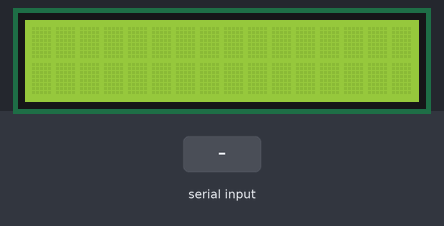
Recording of a sketch running on a simulated Arduino Uno, built with avr-gcc and run on an emulated ATmega328P. Shown: 16×2 character LCD. The inputs (shaded band) are chosen by the test bench.

Above: at 1.2 s.
1.3 s: "1" received over Serial
At 2.5 s:
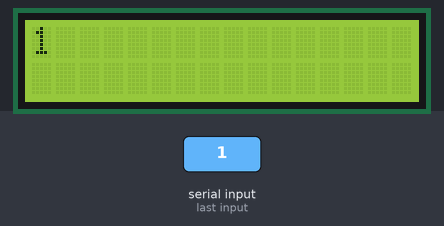
2.9 s: "0" received over Serial
At 3.7 s:
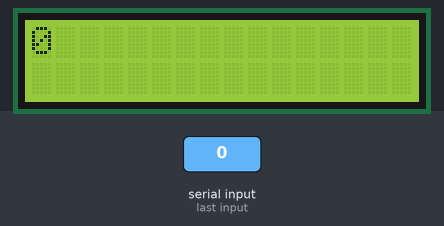
4.5 s: "2" received over Serial
At 4.9 s:
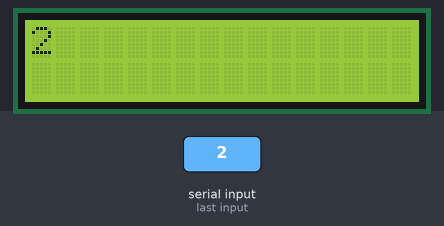
Timing chart, 0 to 7.5 s (numbered marks = the images above; inputs shaded):
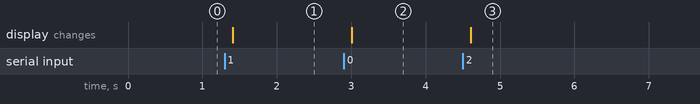

The sketch:

09_06_I2C_1602LCD_SerialDisplay.ino
```cpp
/* Coding Array STARTER Kit for Arduino

   CAK Starter Code 09_06_I2C_1602LCD_SerialDisplay

/*  This sketch shows that 1602 LCD uses I2C communication.
    Try printing the entered characters in the serial window.

    made by Arduinostory
    we@arduinostory.com
*/

#include <Wire.h>
#include <LiquidCrystal_I2C.h>

LiquidCrystal_I2C lcd(0x27, 16, 2); // Set the LCD I2C address. Use 16 Space 2-line LCD.

void setup() {
  lcd.init();
  lcd.backlight();                // Turn on the backlight. (lcd.noBacklight() turns off the backlight.)
  lcd.write(12);
  Serial.begin(9600);                        // Starts serial communication at 9600 speed
}

void loop() {

  if (Serial.available()) {   // When the text arrives on the serial communication,

    delay(100);                // Wait 0.1 seconds for the entire message to arrive.

    lcd.clear();               // Clear the screen.

    while (Serial.available() > 0) { // while the text is coming in

      lcd.write(Serial.read());        // Write the characters you read on the LCD.

    }
  }

}
```

Measured:
- after the input at 1.3 s, the display: changes after 0.10 s (image 1)
- after the input at 2.9 s, the display: changes after 0.10 s (image 2)
- after the input at 4.5 s, the display: changes after 0.10 s (image 3)
